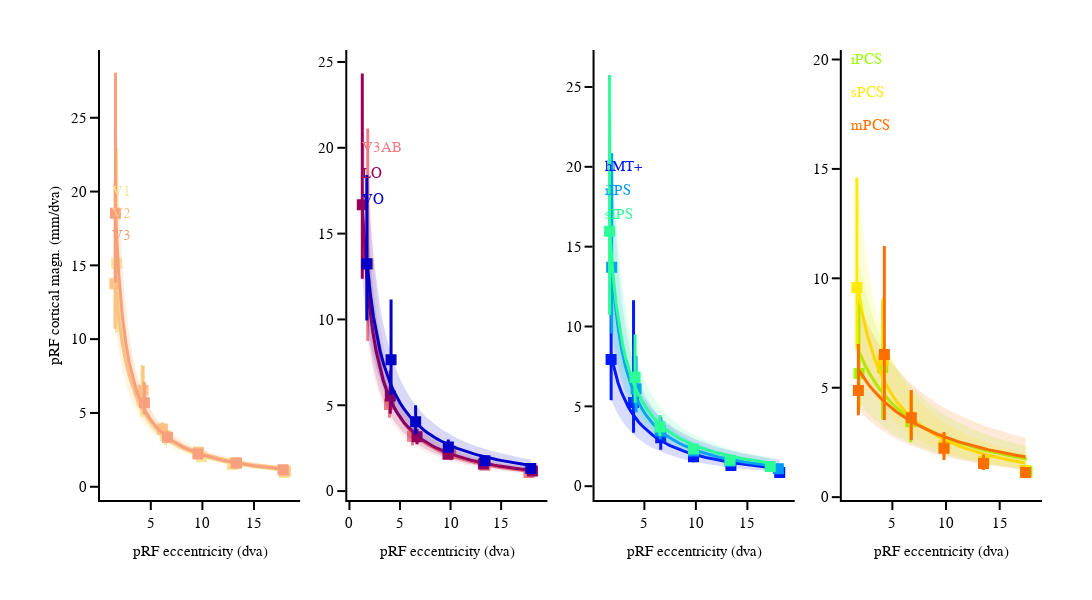

The notebook cell saved with this chart:
### Code cell
fig.show()
fig.write_image('/Users/uriel/Downloads/{}_ecc_pcm_{}_median.pdf'.format(subject,vert_dist_th), width=1440, height=300)
